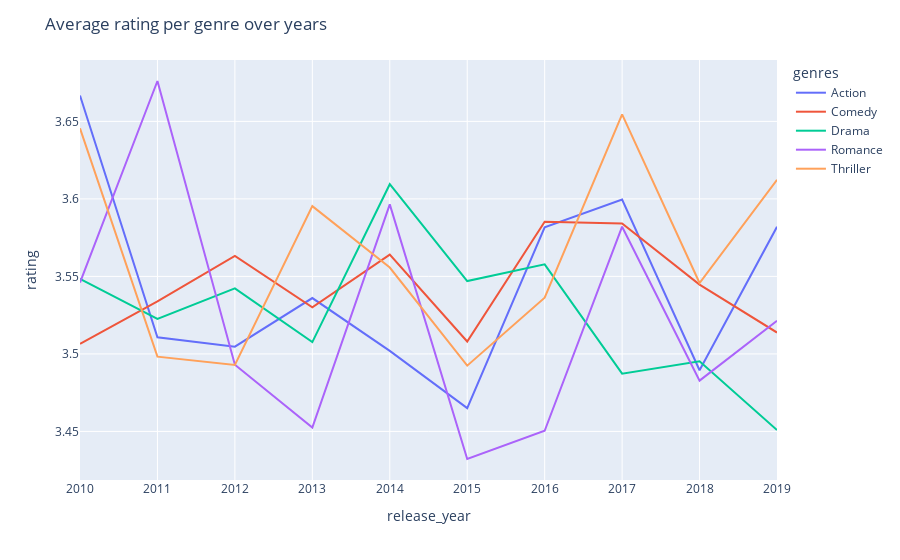

The cell this chart's notebook holds for it:
### Code cell
#Plotting top rated genres over the years
fig = px.line(genre_data, x="release_year", y="rating", color='genres')
# Edit the layout
fig.update_layout(title='Average rating per genre over years')
fig.show()

### Figure 1 — Plotly figure (JSON) as saved in the notebook; plotly's stock layout.template omitted (floating-point values rounded to 4 significant figures)
{"data": [{"hovertemplate": "genres=Action<br>release_year=%{x}<br>rating=%{y}<extra></extra>", "legendgroup": "Action", "line": {"color": "#636efa", "dash": "solid"}, "mode": "lines", "name": "Action", "orientation": "v", "showlegend": true, "type": "scatter", "x": ["2010", "2011", "2012", "2013", "2014", "2015", "2016", "2017", "2018", "2019"], "xaxis": "x", "y": [3.667, 3.511, 3.505, 3.536, 3.502, 3.465, 3.582, 3.6, 3.489, 3.582], "yaxis": "y"}, {"hovertemplate": "genres=Comedy<br>release_year=%{x}<br>rating=%{y}<extra></extra>", "legendgroup": "Comedy", "line": {"color": "#EF553B", "dash": "solid"}, "mode": "lines", "name": "Comedy", "orientation": "v", "showlegend": true, "type": "scatter", "x": ["2010", "2011", "2012", "2013", "2014", "2015", "2016", "2017", "2018", "2019"], "xaxis": "x", "y": [3.507, 3.534, 3.563, 3.53, 3.564, 3.508, 3.585, 3.584, 3.545, 3.514], "yaxis": "y"}, {"hovertemplate": "genres=Drama<br>release_year=%{x}<br>rating=%{y}<extra></extra>", "legendgroup": "Drama", "line": {"color": "#00cc96", "dash": "solid"}, "mode": "lines", "name": "Drama", "orientation": "v", "showlegend": true, "type": "scatter", "x": ["2010", "2011", "2012", "2013", "2014", "2015", "2016", "2017", "2018", "2019"], "xaxis": "x", "y": [3.548, 3.523, 3.542, 3.508, 3.609, 3.547, 3.558, 3.487, 3.495, 3.451], "yaxis": "y"}, {"hovertemplate": "genres=Romance<br>release_year=%{x}<br>rating=%{y}<extra></extra>", "legendgroup": "Romance", "line": {"color": "#ab63fa", "dash": "solid"}, "mode": "lines", "name": "Romance", "orientation": "v", "showlegend": true, "type": "scatter", "x": ["2010", "2011", "2012", "2013", "2014", "2015", "2016", "2017", "2018", "2019"], "xaxis": "x", "y": [3.546, 3.676, 3.493, 3.452, 3.596, 3.432, 3.45, 3.582, 3.483, 3.521], "yaxis": "y"}, {"hovertemplate": "genres=Thriller<br>release_year=%{x}<br>rating=%{y}<extra></extra>", "legendgroup": "Thriller", "line": {"color": "#FFA15A", "dash": "solid"}, "mode": "lines", "name": "Thriller", "orientation": "v", "showlegend": true, "type": "scatter", "x": ["2010", "2011", "2012", "2013", "2014", "2015", "2016", "2017", "2018", "2019"], "xaxis": "x", "y": [3.646, 3.498, 3.493, 3.595, 3.556, 3.492, 3.536, 3.655, 3.546, 3.612], "yaxis": "y"}], "layout": {"legend": {"title": {"text": "genres"}, "tracegroupgap": 0}, "margin": {"t": 60}, "title": {"text": "Average rating per genre over years"}, "xaxis": {"anchor": "y", "domain": [0, 1], "title": {"text": "release_year"}}, "yaxis": {"anchor": "x", "domain": [0, 1], "title": {"text": "rating"}}}}
